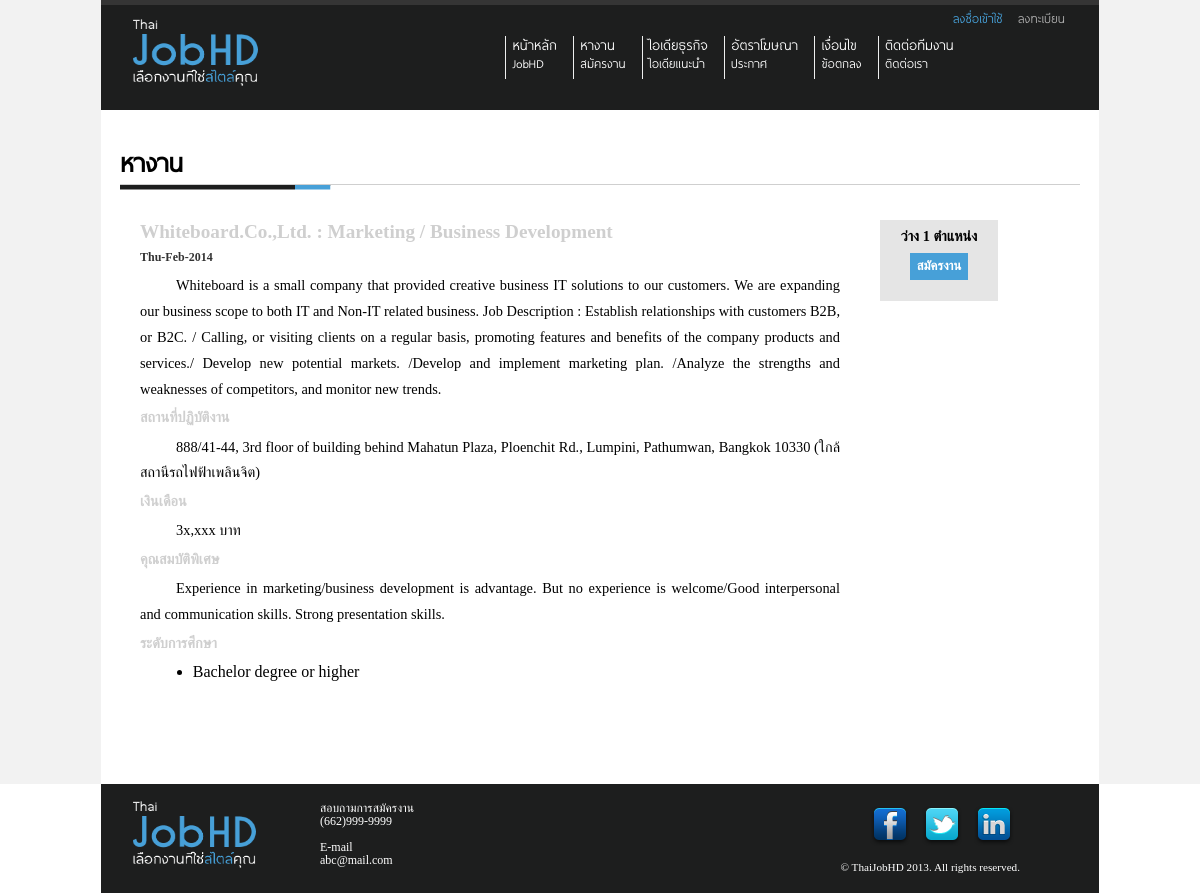
Screenshot of /Site/find-job-detail.php?id=1 with the database file from the repository.
### tables this page shows
CREATE TABLE IF NOT EXISTS `buildthedot_thaijobhd_job` (
  `JobID` int(11) NOT NULL AUTO_INCREMENT,
  `CompanyName` varchar(500) NOT NULL,
  `PositionThai` varchar(500) NOT NULL,
  `PositionEng` varchar(500) NOT NULL,
  `Place` varchar(1000) NOT NULL,
  `Quantity` varchar(100) NOT NULL,
  `property` varchar(1000) NOT NULL,
  `Saraly` varchar(100) NOT NULL,
  `JobDescription` varchar(1000) NOT NULL,
  `Recomment` int(11) NOT NULL,
  `StartTime` date NOT NULL,
  `EndTime` date NOT NULL,
  `JobType` int(11) NOT NULL,
  PRIMARY KEY (`JobID`)
);

CREATE TABLE IF NOT EXISTS `buildthedot_thaijobhd_job_attribute` (
  `AttributeID` int(11) NOT NULL AUTO_INCREMENT,
  `JobID` int(11) NOT NULL,
  `AtrributDescription` varchar(500) NOT NULL,
  PRIMARY KEY (`AttributeID`)
);

### Site/find-job-detail.php (the view, shortened to what this page needs)
<?php
include ("include/header.php");
include ("include/top-menu.php");
?>
<?php
				if(isset($_SESSION['userid']))
				{
					$id = $_SESSION['userid'];
				}
				else {
					$id = "";
				}
			?>
    <div id="content" class="container_12">
        <div id="content-detail">
        	<div id="head-title">
    			<h1>หางาน</h1>
    		</div>
            <section id="content-detail" class="grid_12">
                 <div class="grid_9">
                  	<?php
		    			$jobID = $_GET['id'];
						$sql="
						SELECT *
						FROM  buildthedot_thaijobhd_job
						WHERE JobID = '$jobID'
						LIMIT 0 , 1 ;
						";
						$result=@mysql_query($sql);
						while($rs=@mysql_fetch_array($result))
						{
							$name =  $rs['CompanyName'] . " : " . $rs['PositionThai'];
							$description = $rs['JobDescription'];
							$pl = $rs['Place'];
							$s = $rs['Saraly'];
							$q = $rs['Quantity'];
							$p = $rs['property'];
						}
    				?>
                     <h6 id="headline"><?php echo $name; ?></h6>
                     <h5 class="date"><?php echo date("D-M-Y"); ?></h5>
                     <p><?php echo $description; ?>
                     </p>
                  <h6 class="detail-title">สถานที่ปฏิบัติงาน</h6>
                 	 <p><?php echo $pl; ?></p>
                  <h6 class="detail-title">เงินเดือน</h6>
                  	<p><?php echo $s; ?> บาท</p>
                  <h6 class="detail-title">คุณสมบัติพิเศษ</h6>
                  	<p><?php echo $p; ?> </p>
                  <h6 class="detail-title">ระดับการศึกษา</h6>
                  <?php
                  		$sql="
						SELECT  AtrributDescription
						FROM  buildthedot_thaijobhd_job_attribute
						WHERE JobID = '$jobID'
						";
						$result=@mysql_query($sql);
                  ?>
                  	<ul id="detail-bullet">
                  <?php
                  		while($rs=@mysql_fetch_array($result))
						{
					?>
                    	<li><?php echo $rs['AtrributDescription'];?></li>
            		<?php
						}
            		?>
                    </ul>
            	</div>
                <div class="grid_2 center" id="available-box">
                    <b class="center"><?php echo "ว่าง ". $q . " ตำแหน่ง"; ?></b>
                    <b class="button blue" id="register-button" title="<?php echo $id;?>">สมัครงาน</b>
                </div>
                </div>
        </div>
    </div>
<?php include("include/footer.php");?>

### Site/css/960.css (style rules this page uses)
body { min-width: 960px; }
.container_12, .container_16 { margin-left: auto; margin-right: auto; width: 960px; }
.grid_1, .grid_2, .grid_3, .grid_4, .grid_5, .grid_6, .grid_7, .grid_8, .grid_9, .grid_10, .grid_11, .grid_12, .grid_13, .grid_14, .grid_15, .grid_16 { display: inline; float: left; margin-left: 10px; margin-right: 10px; }
.container_12 .grid_9, .container_16 .grid_12 { width: 700px; }
.container_12 .grid_12, .container_16 .grid_16 { width: 940px; }
.container_12 .grid_2 { width: 170px; }
.clearfix:before, .clearfix:after, .container_12:before, .container_12:after, .container_16:before, .container_16:after { content: '.'; display: block; overflow: hidden; visibility: hidden; font-size: 0; line-height: 0; width: 0; height: 0; }
.clearfix:after, .container_12:after, .container_16:after { clear: both; }
.clearfix, .container_12, .container_16 { zoom: 1; }

### Site/css/style.css (style rules this page uses)
.center { text-align: center; }
h1, h2, h3, h4, h5, h6 { margin: 0.523em 0; }
h1 { font-size: 1.425em; }
h5 { font-size: 0.525em; }
p { line-height: 1.8em; text-align: justify; }
.button { padding: 0.533em; display: inline-block; text-decoration: none; background-repeat: no-repeat; color: white; font-size: 0.6em; }
.blue { background-color: #47A0D8; color: white; }
#header, #search-bar, #content, #footer { padding: 0px 1.2em; }
.date { font-size: 0.75em; color: #333; }
#content { padding-top: 20px; padding-bottom: 100px; background-color: white; }
#content h1 { font-family: "CustomFont", Verdana, Tahoma; font-size: 2em; border-bottom-width: 1px; border-bottom-style: solid; border-bottom-color: #cfcfcf; padding-bottom: 5px; }
#head-title { background-image: url(../images/title-bar.png); background-repeat: no-repeat; background-position: -3px 37px; height: 50px; margin-bottom: 15px; }
#headline { font-size: 1.2em; color: #cfcfcf; }
#content-detail p { margin-top: 10px; font-size: 0.9em; text-indent: 2.5em; }
.detail-title { font-size: 0.9em; color: #CFCFCF; }
#detail-bullet { margin-top: 10px; margin-left: 3.3em; text-decoration: none; list-style-type: circle; line-height: 1.5em; }
#detail-bullet li { list-style-type: disc; }
#available-box { background-color: #E5E5E5; margin-top: 8px; margin-left: 30px; width: 100px; border: 1px solid #E5E5E5; padding: 8px; padding-bottom: 10px; font-size: 0.9em; }
#register-button { margin-top: 10px; margin-bottom: 10px; font-size: 0.9em; cursor: pointer; }

### rows the page displays
buildthedot_thaijobhd_job: name "Whiteboard.Co.,Ltd. : Marketing / Business Development", JobDescription "Whiteboard is a small company that provided creative business IT solutions to our customers. We are expanding our business scope to both IT and Non-IT related business. Job Description : Establish relationships with customers B2B, or B2C. / Calling, or visiting clients on a regular basis, promoting features and benefits of the company products and services./ Develop new potential markets. /Develop and implement marketing plan. /Analyze the strengths and weaknesses of competitors, and monitor new trends.", Place "888/41-44, 3rd floor of building behind Mahatun Plaza, Ploenchit Rd., Lumpini, Pathumwan, Bangkok 10330 (ใกล้สถานีรถไฟฟ้าเพลินจิต)", Saraly "3x,xxx", property "Experience in marketing/business development is advantage. But no experience is welcome/Good interpersonal and communication skills. Strong presentation skills.", Quantity "1"
buildthedot_thaijobhd_job_attribute: AtrributDescription "Bachelor degree or higher"
